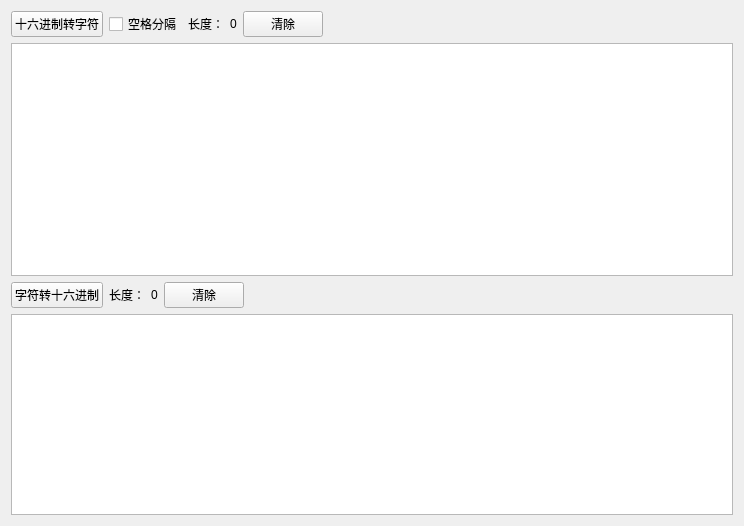
<?xml version="1.0" encoding="UTF-8"?>
<ui version="4.0">
 <class>ToolCharHexTransform</class>
 <widget class="QWidget" name="ToolCharHexTransform">
  <property name="geometry">
   <rect>
    <x>0</x>
    <y>0</y>
    <width>744</width>
    <height>526</height>
   </rect>
  </property>
  <property name="acceptDrops">
   <bool>true</bool>
  </property>
  <property name="windowTitle">
   <string>ASCII十六进制互转</string>
  </property>
  <layout class="QHBoxLayout" name="horizontalLayout_2">
   <item>
    <layout class="QHBoxLayout" name="horizontalLayout"/>
   </item>
   <item>
    <layout class="QVBoxLayout" name="verticalLayout_2">
     <item>
      <layout class="QHBoxLayout" name="horizontalLayout_4">
       <item>
        <widget class="QPushButton" name="hexToCharBtn">
         <property name="styleSheet">
          <string notr="true"/>
         </property>
         <property name="text">
          <string>十六进制转字符</string>
         </property>
         <property name="icon">
          <iconset resource="icon.qrc">
           <normaloff>:/icon/right.png</normaloff>:/icon/right.png</iconset>
         </property>
        </widget>
       </item>
       <item>
        <widget class="QCheckBox" name="hexSpaceCheckBox">
         <property name="text">
          <string>空格分隔</string>
         </property>
        </widget>
       </item>
       <item>
        <widget class="QLabel" name="label">
         <property name="text">
          <string>长度：</string>
         </property>
        </widget>
       </item>
       <item>
        <widget class="QLabel" name="label_2">
         <property name="text">
          <string>0</string>
         </property>
        </widget>
       </item>
       <item>
        <widget class="QPushButton" name="clearPushButton">
         <property name="text">
          <string>清除</string>
         </property>
         <property name="icon">
          <iconset resource="icon.qrc">
           <normaloff>:/icon/delete.png</normaloff>:/icon/delete.png</iconset>
         </property>
        </widget>
       </item>
       <item>
        <spacer name="horizontalSpacer">
         <property name="orientation">
          <enum>Qt::Horizontal</enum>
         </property>
         <property name="sizeHint" stdset="0">
          <size>
           <width>40</width>
           <height>20</height>
          </size>
         </property>
        </spacer>
       </item>
      </layout>
     </item>
     <item>
      <widget class="QPlainTextEdit" name="hexPlainTextEdit">
       <property name="font">
        <font>
         <family>Arial</family>
         <pointsize>14</pointsize>
         <weight>75</weight>
         <bold>true</bold>
        </font>
       </property>
       <property name="toolTip">
        <string>输入十六进制字符</string>
       </property>
      </widget>
     </item>
     <item>
      <layout class="QVBoxLayout" name="verticalLayout_3">
       <item>
        <layout class="QHBoxLayout" name="horizontalLayout_3">
         <item>
          <widget class="QPushButton" name="charToHexBtn">
           <property name="text">
            <string>字符转十六进制</string>
           </property>
           <property name="icon">
            <iconset resource="icon.qrc">
             <normaloff>:/icon/left.png</normaloff>:/icon/left.png</iconset>
           </property>
          </widget>
         </item>
         <item>
          <widget class="QLabel" name="label_3">
           <property name="text">
            <string>长度：</string>
           </property>
          </widget>
         </item>
         <item>
          <widget class="QLabel" name="label_4">
           <property name="text">
            <string>0</string>
           </property>
          </widget>
         </item>
         <item>
          <widget class="QPushButton" name="pushButton">
           <property name="text">
            <string>清除</string>
           </property>
           <property name="icon">
            <iconset resource="icon.qrc">
             <normaloff>:/icon/delete.png</normaloff>:/icon/delete.png</iconset>
           </property>
          </widget>
         </item>
         <item>
          <spacer name="horizontalSpacer_2">
           <property name="orientation">
            <enum>Qt::Horizontal</enum>
           </property>
           <property name="sizeHint" stdset="0">
            <size>
             <width>40</width>
             <height>20</height>
            </size>
           </property>
          </spacer>
         </item>
        </layout>
       </item>
       <item>
        <widget class="QPlainTextEdit" name="charPlainTextEdit">
         <property name="font">
          <font>
           <family>Arial</family>
           <pointsize>14</pointsize>
           <weight>75</weight>
           <bold>true</bold>
          </font>
         </property>
         <property name="toolTip">
          <string>输入ASCII字符</string>
         </property>
        </widget>
       </item>
      </layout>
     </item>
    </layout>
   </item>
  </layout>
 </widget>
 <resources>
  <include location="icon.qrc"/>
 </resources>
 <connections/>
</ui>
